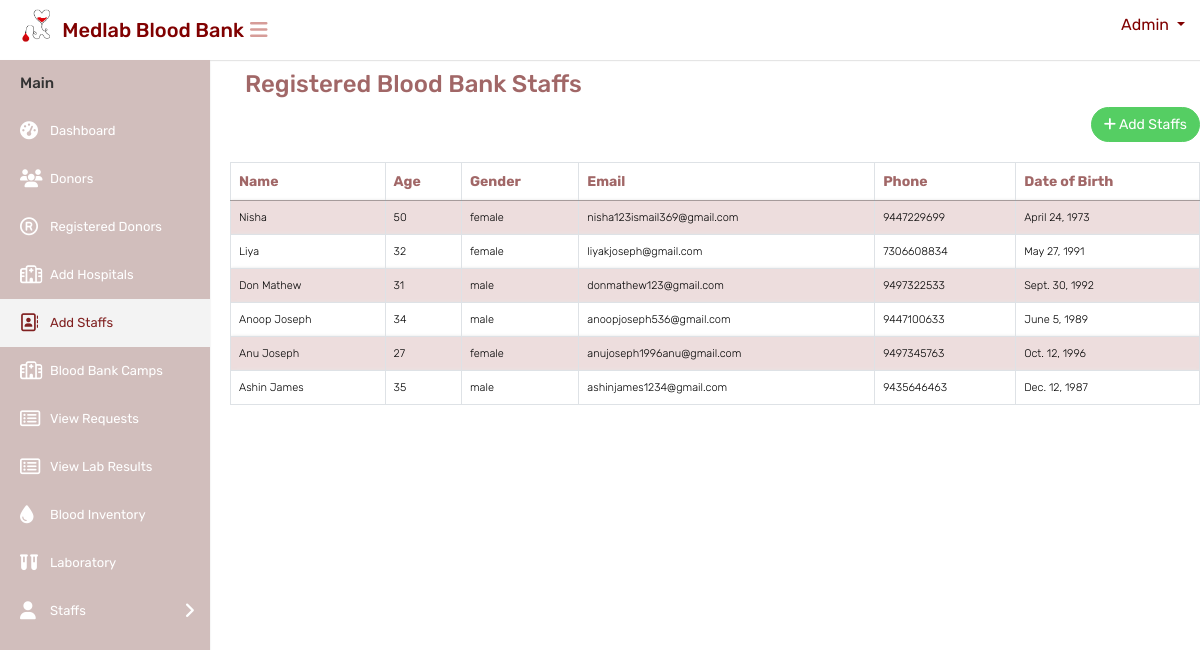
The app's page /registeredstafftable/ with its own data.
### website/models.py (models this page shows, shortened)
class Staff(models.Model):
    name = models.CharField(max_length=255)
    age = models.IntegerField()
    user=models.OneToOneField(CustomUser,on_delete=models.CASCADE)
    gender = models.CharField(max_length=10, choices=[('male', 'Male'), ('female', 'Female'), ('other', 'Other')])
    dob = models.DateField()
    role = models.CharField(max_length=20, choices=CustomUser.ROLE_CHOICE,blank=True,null=True)

class CustomUser(AbstractUser):
    DONOR = 1
    HOSPITAL = 2
    STAFF = 3
    REGISTEREDDONOR = 4
    LABSTAFF = 5
    ROLE_CHOICE = (
        (DONOR, 'DONOR'),
        (HOSPITAL, 'HOSPITAL'),
        (STAFF, 'STAFF'),
        (REGISTEREDDONOR, 'REGISTEREDDONOR'),
        (LABSTAFF, 'LABSTAFF'),
    )
    username=None
    first_name = None
    last_name = None
    USERNAME_FIELD = 'email'
    email = models.EmailField(max_length=100, unique=True)
    phone = models.CharField(max_length=12, blank=True)
    password = models.CharField(max_length=128)
    role = models.IntegerField(choices=ROLE_CHOICE,default='1')
    is_admin = models.BooleanField(default=False)
    is_staff = models.BooleanField(default=False)
    is_active = models.BooleanField(default=True)
    is_superadmin = models.BooleanField(default=False)
    REQUIRED_FIELDS = ['phone']
    objects = UserManager()

### website/views.py (the view)
# urls.py: path('registeredstafftable/', registeredstafftable, name='registeredstafftable'),
def registeredstafftable(request):
    staff_list= Staff.objects.all()
    return render(request, 'mainuser/registeredstafftable.html',{'staff_list':staff_list})

### templates/mainuser/registeredstafftable.html (shortened to what this page needs)
{% load static %}
<html>
<head>
        <link rel="stylesheet" type="text/css" href="{% static 'mainuser/css/bootstrap.min.css' %}">
        <link rel="stylesheet" type="text/css" href="{% static 'mainuser/css/font-awesome.min.css' %}">
        <link rel="stylesheet" type="text/css" href="{% static 'mainuser/css/style.css' %}">
        <link rel="stylesheet" type="text/css" href="https://cdn.datatables.net/1.11.6/css/jquery.dataTables.css">
</head>
<body>
    <div class="main-wrapper">
        <div class="header" style="background-color:white;height:60px;">
			<div class="header-left">
				<a href="{% url 'adminindex' %}" class="logo" style="color: black;">
					<img src="{% static 'mainuser/img/logocopy.png' %}" width="75" height="40" alt="" style="margin-left:15px"> <span style="color: maroon;font-size: 20px;margin-top:10px; margin-left:-10px;white-space: nowrap;">Medlab Blood Bank</span>
				</a>
			</div>
			<a id="toggle_btn" href="javascript:void(0);" style="color:#d69c98;margin-top:20px;margin-left:10px;"><i class="fa fa-bars"></i></a>
            <ul class="nav user-menu float-right">
                <li class="nav-item dropdown has-arrow">
                    <a href="#" class="dropdown-toggle nav-link user-link" data-toggle="dropdown" style="color:maroon">
						<span style="color:maroon;">Admin</span>
                    </a>
                </li>
            </ul>
        </div>
        <div class="sidebar" id="sidebar">
            <div class="sidebar-inner slimscroll">
                <div id="sidebar-menu" class="sidebar-menu">
                    <ul>
                        <li class="menu-title">Main</li>
                        <li>
                            <a href="{% url 'adminindex' %}"><i class="fa fa-dashboard"></i> <span>Dashboard</span></a>
                        </li>
						<li>
                            <a href="{% url 'donors' %}"><i class="fa fa-users"></i> <span>Donors</span></a>
                        </li>
                        <li >
                            <a href="{% url 'registereddonortable' %}"><i class="fa fa-registered"></i> <span>Registered Donors</span></a>
                        </li>
                        <li>
                            <a href="{% url 'registeredhospitaltable' %}"><i class="fa fa-hospital-o"></i> <span>Add Hospitals</span></a>
                        </li>
                        <li class="active">
                            <a href="{% url 'registeredstafftable' %}"><i class="fa fa-address-book-o"></i> <span>Add Staffs</span></a>
                        </li>
                        <li>
                            <a href="{% url 'departments' %}"><i class="fa fa-hospital-o"></i> <span>Blood Bank Camps</span></a>
                        </li>
                        <li>
                            <a href="{% url 'blood_request_list' %}"><i class="fa fa-list-alt"></i> <span>View Requests</span></a>
                        </li>
						<li>
                            <a href="{% url 'view_uploaded_files' %}"><i class="fa fa-list-alt"></i> <span>View Lab Results</span></a>
                        </li>
                        <li>
                            <a href="{% url 'blood_inventory' %}"><i class="fa fa-tint"></i> <span>Blood Inventory</span></a>
                        </li>
                        <li>
                            <a href="{% url 'laboratory' %}"><i class="fa-solid fa-vials"></i><span>Laboratory</span></a>
                        </li>
						<li class="submenu">
							<a href="#"><i class="fa fa-user"></i> <span>Staffs</span> <span class="menu-arrow"></span></a>
						</li>
                    </ul>
                </div>
            </div>
        </div>
        <div class="page-wrapper">
            <div class="col-sm-6 col-2 text-left m-b-15">
                <h3 style="color: #a16767;margin-top: 20px;">Registered Blood Bank Staffs</h3>
            </div>
            <div class="row">
                <div class="col-md-12">
                    <div class="text-right m-b-20">
                        <a href="{% url 'staff_registration' %}" class="btn btn-success btn-rounded"><i class="fa fa-plus"></i> Add Staffs</a>
                    </div>
                </div>
                <div class="col-md-12">
                    <div class="table-responsive">
                        <table class="table table-bordered table-striped custom-table datatable mb-0">
                            <thead>
                                <tr>
                                    <th>Name</th>
                                    <th>Age</th>
                                    <th>Gender</th>
                                    <th>Email</th>
                                    <th>Phone</th>
                                    <th>Date of Birth</th>
                                </tr>
                            </thead>
                            <tbody>
                                {% for staff in staff_list %}
                                    {% if staff.role == 'BLOODBANKSTAFF' or staff.role is None %}
                                        <tr>
                                            <td>{{ staff.name }}</td>
                                            <td>{{ staff.age }}</td>
                                            <td>{{ staff.gender }}</td>
                                            <td>{{ staff.user.email }}</td>
                                            <td>{{ staff.user.phone }}</td>
                                            <td>{{ staff.dob }}</td>
                                        </tr>
                                    {% endif %}
                                {% endfor %}
                            </tbody>
                        </table>
                    </div>
                </div>
            </div>
        </div>
</body>
</html>

### templates/mainuser/registeredstafftable.html (style rules this page uses)
.table th, .table td { padding: 6px 5px; }
.table thead th { font-size: 14px; color:#a16767; }
.table tbody td { font-size: 11px; }
.table tbody tr:nth-child(odd) { background-color: #eddddd; }
.table tbody tr:nth-child(even) { background-color: #ffffff; }
.sidebar { box-shadow: 0 1px 2px 0 rgba(0, 0, 0, 0.1); top: 50px; width: 210px; z-index: 1039; background-color:#d1bebc; bottom: 0; margin-top: 10px; position: fixed; left: 0; transition: all 0.2s ease-in-out; }
.sidebar-inner { height: 100%; transition: all 0.2s ease-in-out 0s; }
.sidebar-menu ul { font-size: 14px; list-style-type: none; margin: 0; padding: 0; }
.sidebar-menu li a { color: white; display: block; font-size: 13px; height: auto; padding: 0 20px; }
.sidebar-menu li.active a { color: #802020; background-color: #f3f3f3; }
.menu-title { color: #333; font-size: 15px; font-weight: 500; padding: 12px 20px; }

### records on screen
Staff: name "Nisha", age "50", gender "female", user.email "nisha123ismail369@gmail.com", user.phone "9447229699", dob "April 24, 1973"
Staff: name "Liya", age "32", gender "female", user.email "liyakjoseph@gmail.com", user.phone "7306608834", dob "May 27, 1991"
Staff: name "Don Mathew", age "31", gender "male", user.email "donmathew123@gmail.com", user.phone "9497322533", dob "Sept. 30, 1992"
Staff: name "Anoop Joseph", age "34", gender "male", user.email "anoopjoseph536@gmail.com", user.phone "9447100633", dob "June 5, 1989"
Staff: name "Anu Joseph", age "27", gender "female", user.email "anujoseph1996anu@gmail.com", user.phone "9497345763", dob "Oct. 12, 1996"
Staff: name "Ashin James", age "35", gender "male", user.email "ashinjames1234@gmail.com", user.phone "9435646463", dob "Dec. 12, 1987"
